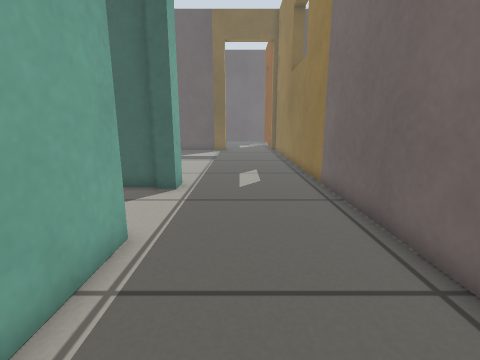
[1] (above)

16 first-person views from a walk through a Gazebo world. The camera is 0.5 m above the floor, tilts 12° down and sees 85° across. The floor is counted in squares, 0.2 m on a side. Each view is taken from the middle of a square. On the plan, view 1 faces up. The plan holds only what a view shows up to about 18 squares ahead; the rest is blank.

[2]
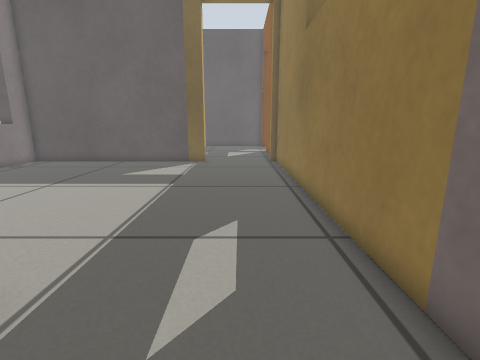

[3]
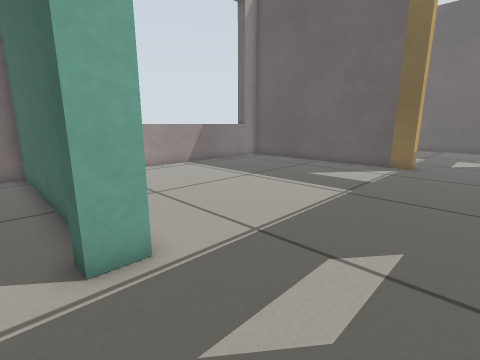

[4]
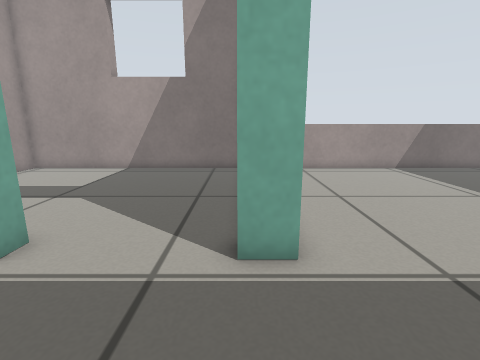

[5]
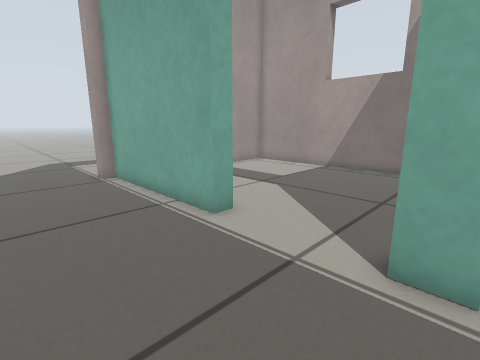

[6]
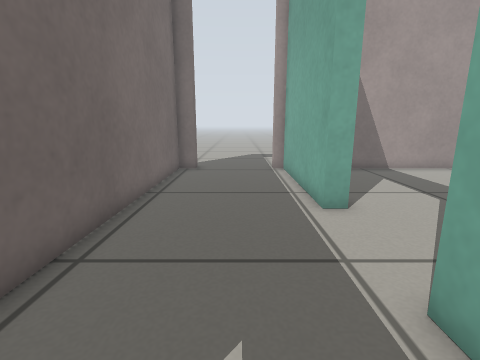

[7]
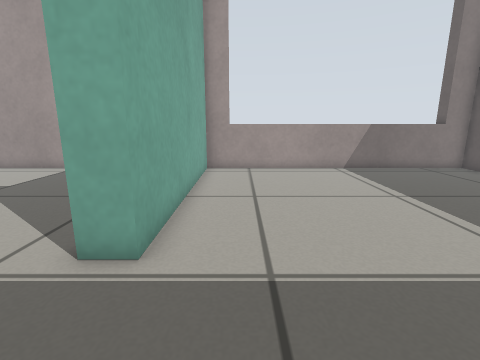

[8]
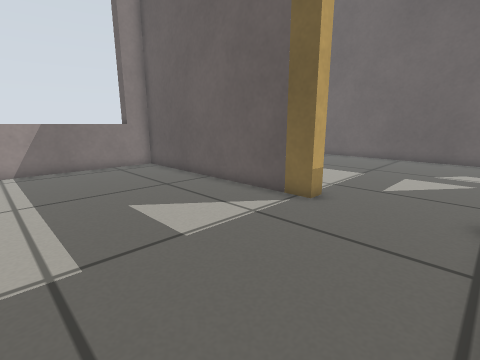

[9]
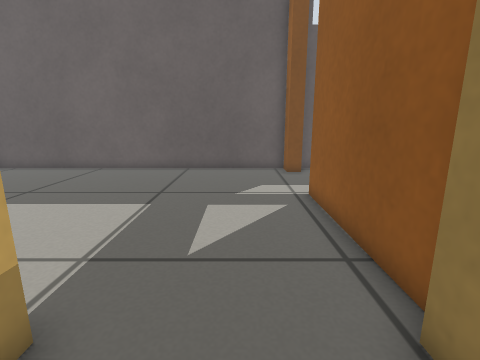

[10]
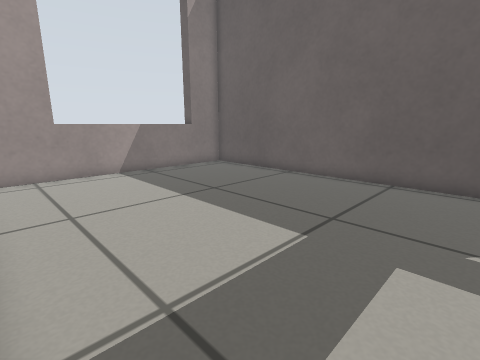

[11]
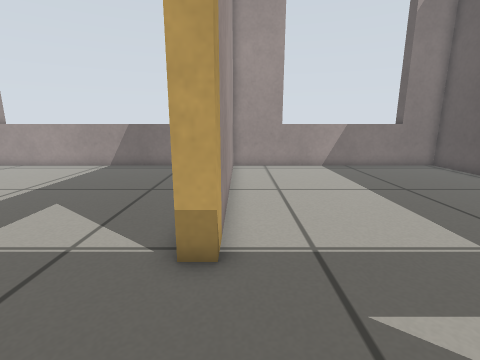

[12]
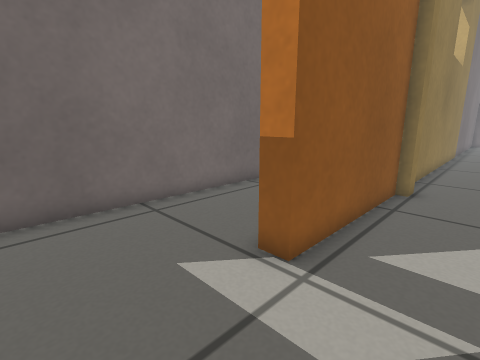

[13]
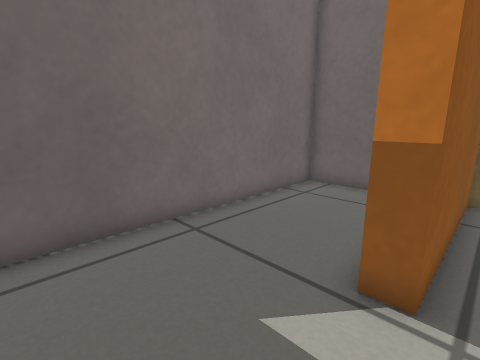

[14]
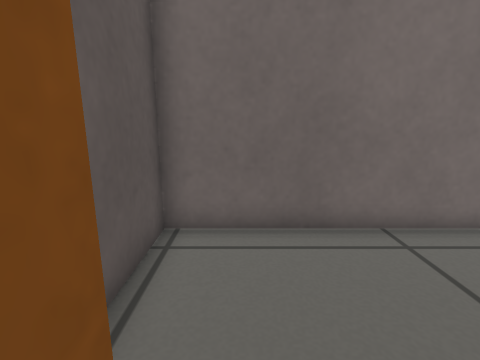

[15]
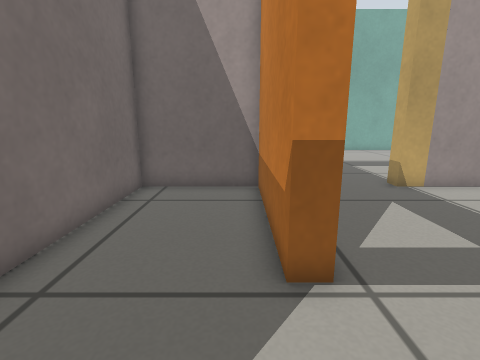

[16]
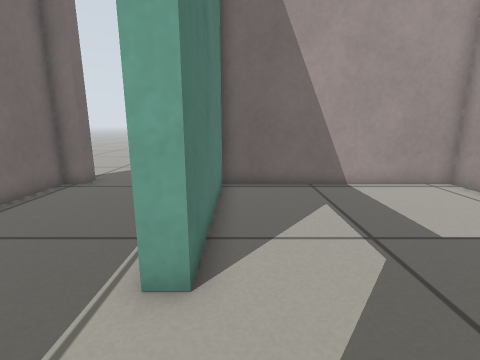

### Floor plan
Points are (right, up) in squares from view 1. A wall is a line through its corners. A room is listed if a view was taken in it or the views show most of it. See-through windows are left out.
Room 1 (views 1, 2, 3, 4, 5, 6, 7, 8, 9)
walls: (-2.5, 5.5) (-2.5, -1.9) (-1.9, -1.9); (-1.4, 25.8) (-13, 25.8) (-13, 11.1) (-2.5, 11.1) (-2.5, 10); (2.5, -1.9) (3.5, -1.9) (3.5, 25.8) (3.1, 25.8)
ways out: open door at (1, 26) to room 2; open door at (-3, 8) to room 4; open door at (0.2, -2.4)
Room 2 (views 10, 11, 12, 13, 14)
walls: (3.5, 37.7) (3.5, 38.9) (-13, 38.9) (-13, 26.6) (-1.4, 26.6) (-1.4, 25.8); (3.1, 25.8) (3.1, 26.6) (3.5, 26.6) (3.5, 33.2)
ways out: open door at (1, 26) to room 1; open door at (4, 35.5) to room 3
Room 3 (view 15)
walls: (4.2, 33.2) (4.2, 26.6) (9, 26.6) (9, 38.9) (4.5, 38.9)
ways out: open door at (4, 35.5) to room 2
Room 4 (view 16)
walls: (-3.3, 10.3) (-13, 10.3) (-13, -1.9) (-3.3, -1.9) (-3.3, 5.5)
ways out: open door at (-3, 8) to room 1

Where each view was taken, in squares from view 1:
view 1: 0 up, 0 right, facing up
view 2: 8 up, 1 right, facing up
view 3: 9 up, 2 right, facing up-left
view 4: 10 up, 2 right, facing left
view 5: 11 up, 2 right, facing down-left
view 6: 13 up, 0 right, facing down
view 7: 13 up, 2 right, facing left
view 8: 18 up, 3 right, facing up-left
view 9: 24 up, 1 right, facing up
view 10: 27 up, 1 right, facing up-left
view 11: 27 up, 3 right, facing left
view 12: 37 up, 1 right, facing down-right
view 13: 37 up, 3 right, facing down-right
view 14: 37 up, 3 right, facing right
view 15: 37 up, 5 right, facing down
view 16: 9 up, 4 left, facing down
